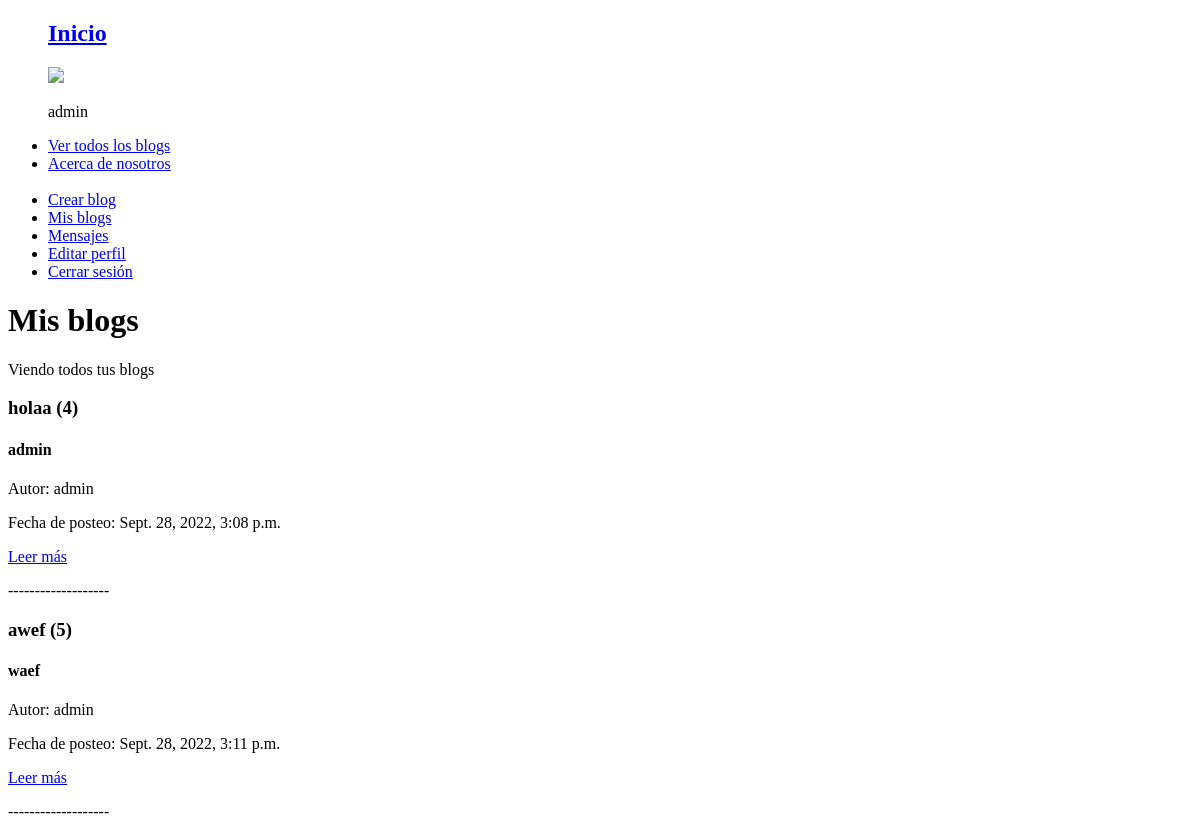
Before: /mis_blogs/ (signed in) with the older database file.
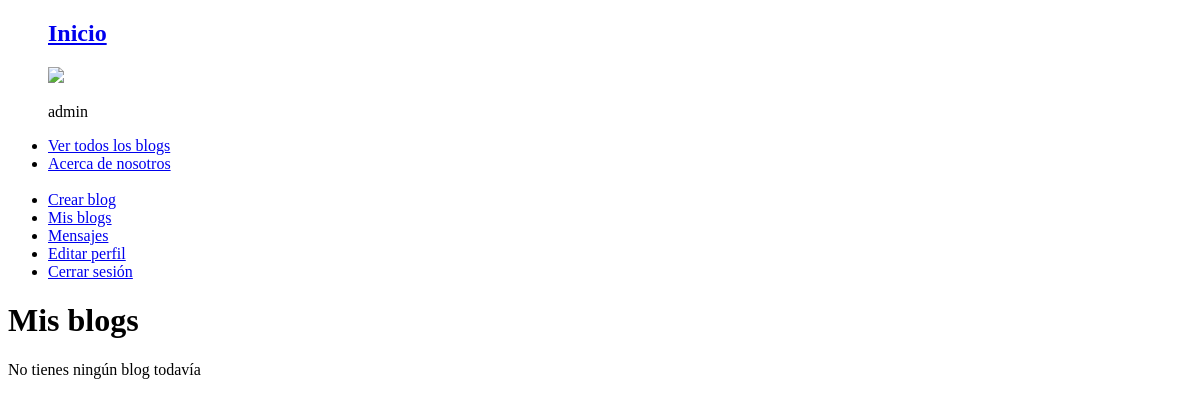
After: the same page with the newer database file.
### AppBlogs/models.py (models this page shows)
class Blog(models.Model):
    id_blog = models.IntegerField(null=True)
    titulo = models.CharField(max_length = 50)
    subtitulo =  models.CharField(max_length = 50)
    cuerpo = RichTextField(blank=True, null=True)
    autor = models.ForeignKey(User, on_delete = models.CASCADE)
    imagen = models.ImageField(null=True, blank=True, upload_to="images/")
    fecha_posteo = models.DateTimeField(null=True, auto_now_add=False, auto_now=False, blank=True)

### AppBlogs/views.py (the view)
# urls.py: path('mis_blogs/', mis_blogs, name = 'mis_blogs'),
@login_required
def mis_blogs(request):
    lista_blogs = Blog.objects.filter(autor = request.user)
    mensaje = ""
    if (len(lista_blogs) == 0):
        mensaje = "No tienes ningún blog todavía"
    else:
        mensaje = "Viendo todos tus blogs"
    return (render(request, 'mis_blogs.html', {"lista_blogs": lista_blogs, "mensaje": mensaje, "imagen": obtener_avatar(request)}))

### AppRegistro/views.py (called while the page is built)
def obtener_avatar(request):
    if (request.user.is_authenticated):
        lista = Avatar.objects.filter(user = request.user)
        if (len(lista) != 0):
            imagen = lista[0].imagen.url
        else:
            imagen = None
        return imagen

### templates/mis_blogs.html (shortened to what this page needs)
{% extends "padre.html" %}
{% block body %}
    <h1>Mis blogs</h1>
    <p>{{ mensaje }}</p>
    {% for blog in lista_blogs %}
    <h3>{{ blog.titulo }} ({{ blog.id_blog }})</h3>
    <h4>{{ blog.subtitulo }}</h4>
    <p>Autor: {{ blog.autor }}</p>
    <p>Fecha de posteo: {{ blog.fecha_posteo }}</p>
    <a href="/blog/?id_blog={{ blog.id_blog }}">Leer más</a>
    <p>-------------------</p>
    {% endfor %}
{% endblock %}

Changed rows visible on the page:
removed Blog: titulo "holaa", id_blog "4", subtitulo "admin", autor "admin", fecha_posteo "Sept. 28, 2022, 3:08 p.m."
removed Blog: titulo "awef", id_blog "5", subtitulo "waef", autor "admin", fecha_posteo "Sept. 28, 2022, 3:11 p.m."
Other visible differences:
{{ mensaje }}: "Viendo todos tus blogs" → "No tienes ningún blog todavía"
